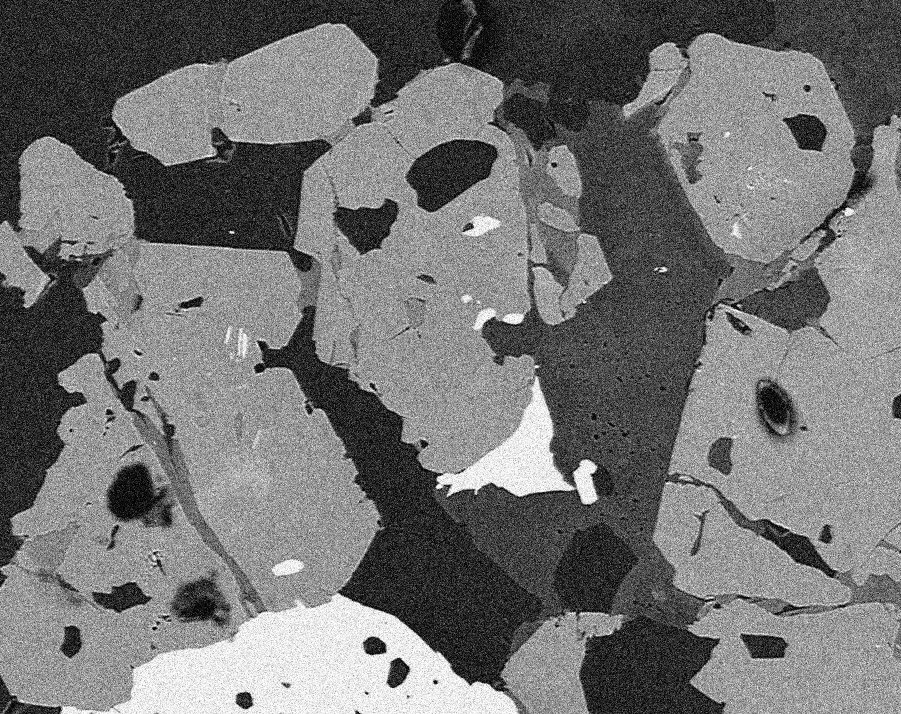
#> input picture Image Processing/Total Variation/BSE_25sigma_noisy.jpg, 901 x 714 px
$ python tv_filter.py
#> lines starting #> are read from the running program, lines starting #| are printed output that depends on the picture
import cv2
import numpy as np
from skimage import io, img_as_float
from skimage.restoration import denoise_tv_chambolle
from matplotlib import pyplot as plt


# ======================================= Total variation =======================================

''' works for radom noise but as good for salt and pepper noise '''

# read images
img_gaussian_noise = img_as_float(io.imread('./BSE_25sigma_noisy.jpg', as_gray=True))
#> img_gaussian_noise: shape (714, 901) float64; min 0, max 1, mean 0.451
img_salt_pepper_noise = img_as_float(io.imread('./BSE_salt_pepper.jpg', as_gray=True))
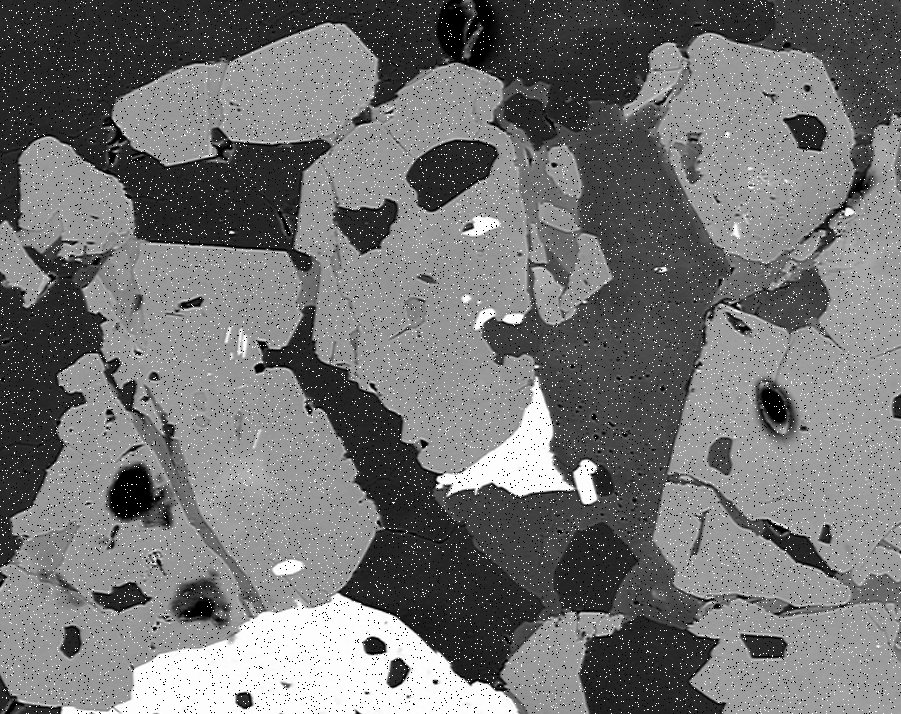
#> input picture Image Processing/Total Variation/BSE_salt_pepper.jpg, 901 x 714 px
#> img_salt_pepper_noise: shape (714, 901) float64; min 0, max 1, mean 0.452


img = img_salt_pepper_noise # change this to img_salt_pepper_noise to see the effect of total variation on salt and pepper noise


# show histogram of the image
plt.hist(img.ravel(), bins=100, range=(0.0, 1.0))
plt.show()
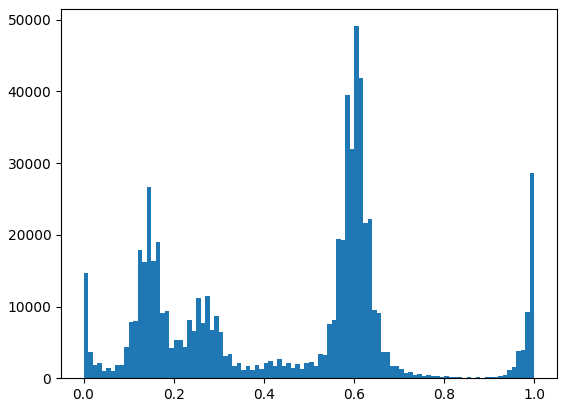
#> figure drawn by matplotlib, 1 panel; tallest bar 49102 high, from x = 0.6 to 0.61


# apply total variation filter

'''
The total variation filter is a useful filter for removing noise from an image,
while preserving the edges.
'''

denoise_img = denoise_tv_chambolle(img, weight=0.1, eps=0.0002,max_num_iter=200) # weight: The weight parameter of the TV-regularization, eps: Relative difference of the value of the cost function that determines the stop criterion. , n_iter_max: Maximum number of iterations used for the optimization.


# show histogram of the image
plt.hist(denoise_img.ravel(), bins=100, range=(0.0, 1.0))
plt.show()
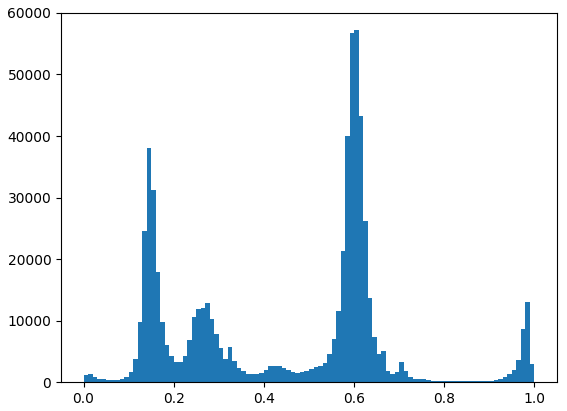
#> figure drawn by matplotlib, 1 panel; tallest bar 57192 high, from x = 0.6 to 0.61


# display results
cv2.imshow('Original', img)
cv2.imshow('Total variation', denoise_img)
cv2.waitKey(0)
cv2.destroyAllWindows()
